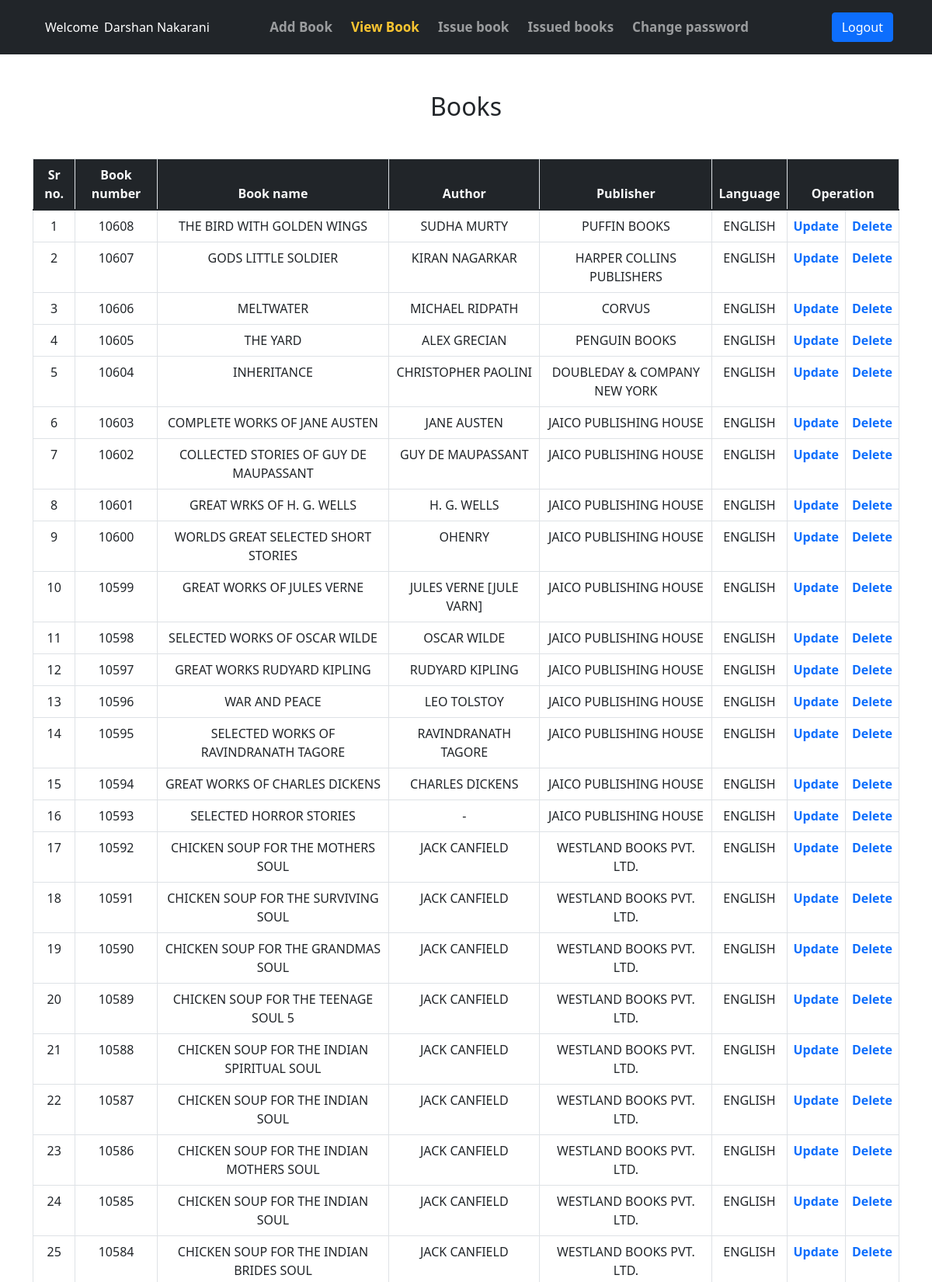
/viewbook.php (signed in, upper part), run on the app's committed database.
### tables this page shows
CREATE TABLE IF NOT EXISTS `librarian` (
  `id` int(11) NOT NULL AUTO_INCREMENT,
  `name` text NOT NULL,
  `lname` text NOT NULL,
  `gender` text NOT NULL,
  `mobile` text NOT NULL,
  `email` text NOT NULL,
  `education` text NOT NULL,
  `password` text NOT NULL,
  PRIMARY KEY (`id`)
);

CREATE TABLE IF NOT EXISTS `books` (
  `id` int(11) NOT NULL AUTO_INCREMENT,
  `booknumber` text NOT NULL,
  `bookname` text NOT NULL,
  `author` text NOT NULL,
  `publisher` text NOT NULL,
  `langauage` text NOT NULL,
  PRIMARY KEY (`id`)
);

### viewbook.php (the view, shortened to what this page needs)
<?php
    include("testconn.php");
    $email = $_SESSION['email'];
    $qry = "SELECT * FROM `librarian` WHERE `email` = '$email'";
    $res = mysqli_query($conn,$qry);
    $row = mysqli_fetch_assoc($res);
    $qry1 = "SELECT * FROM `books` ORDER BY `id` DESC";
    $res = mysqli_query($conn,$qry1);
?>
<!DOCTYPE html>
<html lang="en">
<head>
    <link rel="stylesheet" href="bootstrap/css/bootstrap.min.css">
</head>
<body>
    <nav class="navbar navbar-expand-sm navbar-dark bg-dark">
        <div class="container">
            <li class="nav-link1"><span class="wel_name">Welcome</span><?php echo $row['name']." ".$row['lname']; ?>
            </li>
            <div class="collapse navbar-collapse" id="collapsibleNavbar">
                <ul class="navbar-nav ms-auto me-auto">
                    <li class="nav-item"><a class="nav-link ps-3" href="addbook.php">Add Book</a></li>
                    <li class="nav-item active"><a class="nav-link ps-3" href="viewbook.php">View Book</a></li>
                    <li class="nav-item"><a class="nav-link ps-3" href="issuebook.php">Issue book</a></li>
                    <li class="nav-item"><a class="nav-link ps-3" href="issuedbooks.php">Issued books</a></li>
                    <li class="nav-item"><a class="nav-link ps-3" href="changepassword.php">Change password</a></li>
                </ul>
                <ul class="navbar-nav ms-auto">
                    <li class="nav-item m-0"><a class="nav-link" href="#"><button
                                onclick="location.href = 'logout.php';" class="btn btn-primary">Logout</button></a>
                    </li>
                </ul>
            </div>
        </div>
    </nav>
    <h2 class="text-center mt-5">Books</h2>
    <div class="container mt-5 mb-5">
    <div class="table-responsive">
        <table class="table table-bordered text-center table-hover">
            <thead class="bg-dark text-light fw-bold">
                <tr>
                    <td>Sr no.</td>
                    <td>Book number</td>
                    <td>Book name</td>
                    <td>Author</td>
                    <td>Publisher</td>
                    <td>Language</td>
                    <td colspan="2">Operation</td>
                </tr>
            </thead>
            <?php
                $i = 1;
                while($row = mysqli_fetch_assoc($res)){
            ?>
            <tr>
                <td><?php echo $i;?></td>
                <td><?php echo $row['booknumber'];?></td>
                <td><?php echo $row['bookname'];?></td>
                <td><?php echo $row['author'];?></td>
                <td><?php echo $row['publisher'];?></td>
                <td><?php echo $row['langauage'];?></td>
                <td><a href="bookupdate.php?book_id=<?php echo $row['id'];?>" style="text-decoration: none;">Update</a></td>
                <td><a href="bookdel.php?book_id=<?php echo $row['id'];?>" style="text-decoration: none;" onclick="return confirm_delete()">Delete</a>
                </td>
            </tr>
            <?php $i++;}?>
        </table>
    </div>
    </div>
    <?php include("footer1.php"); ?>
</body>
</html>

### viewbook.php (style rules this page uses)
.navbar .navbar-nav .nav-item { font-size: 17px; font-weight: bold; }
.navbar .navbar-nav .nav-link { color: #fff; }
.navbar .navbar-nav .active>.nav-link { color: #fbc531; pointer-events: none; }
a { font-weight: 600; }
.nav-link1 { display: block; padding: .5rem 1rem; color: white; font-weight: 500; text-decoration: none; }
.wel_name { padding-right: 7px; }

### data on the page
librarian: name "Darshan", lname "Nakarani"
books: booknumber "10608", bookname "THE BIRD WITH GOLDEN WINGS", author "SUDHA MURTY", publisher "PUFFIN BOOKS", langauage "ENGLISH"
books: booknumber "10607", bookname "GODS LITTLE SOLDIER", author "KIRAN NAGARKAR", publisher "HARPER COLLINS PUBLISHERS", langauage "ENGLISH"
books: booknumber "10606", bookname "MELTWATER", author "MICHAEL RIDPATH", publisher "CORVUS", langauage "ENGLISH"
books: booknumber "10605", bookname "THE YARD", author "ALEX GRECIAN", publisher "PENGUIN BOOKS", langauage "ENGLISH"
books: booknumber "10604", bookname "INHERITANCE", author "CHRISTOPHER PAOLINI", publisher "DOUBLEDAY & COMPANY NEW YORK", langauage "ENGLISH"
books: booknumber "10603", bookname "COMPLETE WORKS OF JANE AUSTEN", author "JANE AUSTEN", publisher "JAICO PUBLISHING HOUSE", langauage "ENGLISH"
books: booknumber "10602", bookname "COLLECTED STORIES OF GUY DE MAUPASSANT", author "GUY DE MAUPASSANT", publisher "JAICO PUBLISHING HOUSE", langauage "ENGLISH"
books: booknumber "10601", bookname "GREAT WRKS OF H. G. WELLS", author "H. G. WELLS", publisher "JAICO PUBLISHING HOUSE", langauage "ENGLISH"
books: booknumber "10600", bookname "WORLDS GREAT SELECTED SHORT STORIES", author "OHENRY", publisher "JAICO PUBLISHING HOUSE", langauage "ENGLISH"
books: booknumber "10599", bookname "GREAT WORKS OF JULES VERNE", author "JULES VERNE [JULE VARN]", publisher "JAICO PUBLISHING HOUSE", langauage "ENGLISH"
books: booknumber "10598", bookname "SELECTED WORKS OF OSCAR WILDE", author "OSCAR WILDE", publisher "JAICO PUBLISHING HOUSE", langauage "ENGLISH"
books: booknumber "10597", bookname "GREAT WORKS RUDYARD KIPLING", author "RUDYARD KIPLING", publisher "JAICO PUBLISHING HOUSE", langauage "ENGLISH"
books: booknumber "10596", bookname "WAR AND PEACE", author "LEO TOLSTOY", publisher "JAICO PUBLISHING HOUSE", langauage "ENGLISH"
books: booknumber "10595", bookname "SELECTED WORKS OF RAVINDRANATH TAGORE", author "RAVINDRANATH TAGORE", publisher "JAICO PUBLISHING HOUSE", langauage "ENGLISH"
books: booknumber "10594", bookname "GREAT WORKS OF CHARLES DICKENS", author "CHARLES DICKENS", publisher "JAICO PUBLISHING HOUSE", langauage "ENGLISH"
books: booknumber "10593", bookname "SELECTED HORROR STORIES", author "-", publisher "JAICO PUBLISHING HOUSE", langauage "ENGLISH"
books: booknumber "10592", bookname "CHICKEN SOUP FOR THE MOTHERS SOUL", author "JACK CANFIELD", publisher "WESTLAND BOOKS PVT. LTD.", langauage "ENGLISH"
books: booknumber "10591", bookname "CHICKEN SOUP FOR THE SURVIVING SOUL", author "JACK CANFIELD", publisher "WESTLAND BOOKS PVT. LTD.", langauage "ENGLISH"
books: booknumber "10590", bookname "CHICKEN SOUP FOR THE GRANDMAS SOUL", author "JACK CANFIELD", publisher "WESTLAND BOOKS PVT. LTD.", langauage "ENGLISH"
books: booknumber "10589", bookname "CHICKEN SOUP FOR THE TEENAGE SOUL 5", author "JACK CANFIELD", publisher "WESTLAND BOOKS PVT. LTD.", langauage "ENGLISH"
books: booknumber "10588", bookname "CHICKEN SOUP FOR THE INDIAN SPIRITUAL SOUL", author "JACK CANFIELD", publisher "WESTLAND BOOKS PVT. LTD.", langauage "ENGLISH"
books: booknumber "10587", bookname "CHICKEN SOUP FOR THE INDIAN SOUL", author "JACK CANFIELD", publisher "WESTLAND BOOKS PVT. LTD.", langauage "ENGLISH"
books: booknumber "10586", bookname "CHICKEN SOUP FOR THE INDIAN MOTHERS SOUL", author "JACK CANFIELD", publisher "WESTLAND BOOKS PVT. LTD.", langauage "ENGLISH"
books: booknumber "10585", bookname "CHICKEN SOUP FOR THE INDIAN SOUL", author "JACK CANFIELD", publisher "WESTLAND BOOKS PVT. LTD.", langauage "ENGLISH"
books: booknumber "10584", bookname "CHICKEN SOUP FOR THE INDIAN BRIDES SOUL", author "JACK CANFIELD", publisher "WESTLAND BOOKS PVT. LTD.", langauage "ENGLISH"
